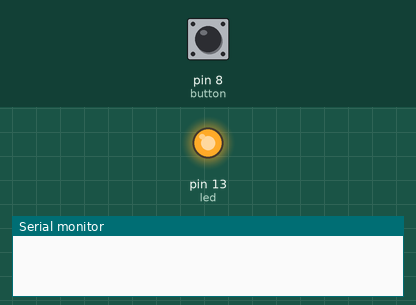
Recording of a sketch running on a simulated Arduino Uno, built with avr-gcc and run on an emulated ATmega328P. On the bench: output pins drawn as LEDs (lit = HIGH), the last lines printed to the serial monitor. Dashed ring = blinking. The test bench sets the inputs (shaded band); at power-on: pin 8 (button) LOW.

Above: at 1.2 s.
1.3 s: pin 8 (button) pulled HIGH for 0.15 s
At 2.6 s:
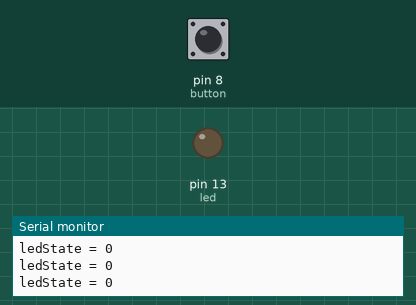
2.9 s: pin 8 (button) pulled HIGH for 1 s
At 4.2 s:
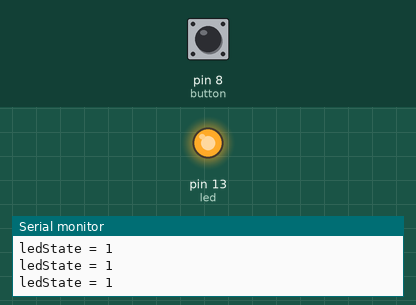
5.4 s: pin 8 (button) pulled HIGH for 3.2 s
At 9.0 s:
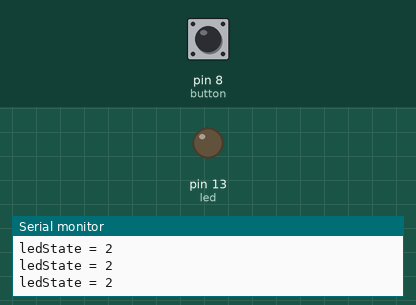
10.1 s: pin 8 (button) driven HIGH
13.1 s: pin 8 (button) pulsed LOW 5 times (0.12 s each, 0.3 s apart)
At 13.25 s:
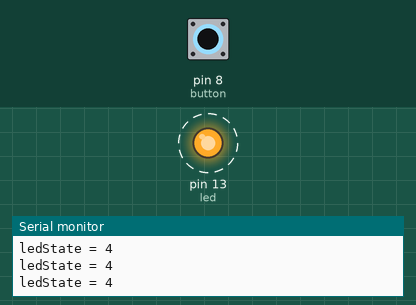
Timing chart, 0 to 16.1 s (numbered marks = the images above; inputs shaded):
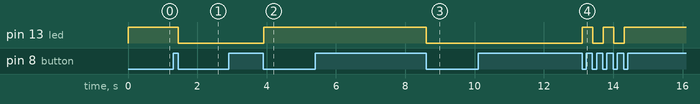

The sketch:

2-press_blink.ino
```cpp
//This is the continuation of the blink file, this time we will use a button to control the led

// This code is part of a series of progects on arduino to go from 0 to 255!
// Written by Erick Ahmed and Esha Ahmed
// MIT License, 2022

const int button=8;
const int led=13;

int ledState;
int remainder;
int var;
int varTemp = 0;
int r;


void setup() {
  //added serial monitor for debuggin reasons
  Serial.begin(9600);
  pinMode(led, OUTPUT);
  pinMode(button, INPUT);
}

void loop() {
  var=digitalRead(button);

  if(var==HIGH) {
    varTemp = 1;

    while(var==HIGH) {
      Serial.print("ledState = ");
      Serial.println(ledState);

      var=digitalRead(button);
    }
  } else varTemp = 0;

  if (varTemp == 1) ledState++;

  if(r=ledState%2==0) digitalWrite(led, HIGH);
  else digitalWrite(led, LOW);

  varTemp=0;
}
```

Measured:
- after the input at 1.3 s, pin 13 (led): HIGH → LOW after 0.15 s
- after the input at 2.9 s, pin 13 (led): LOW → HIGH after 1.0 s
- after the input at 5.4 s, pin 13 (led): HIGH → LOW after 3.2 s
- after the input at 13.1 s, pin 13 (led): alternates HIGH for 0.30 s and LOW for 0.30 s, 5 changes in all, then stays HIGH, starting at once
